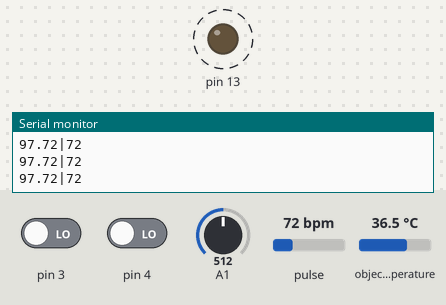
The sketch below on a simulated Arduino Uno, built with avr-gcc and run on an emulated ATmega328P. Shown: output pins drawn as LEDs (lit = HIGH), the last lines printed to the serial monitor. Dashed ring = blinking. The inputs (shaded band) are chosen by the test bench; at power-on: pulse 72 bpm, pin 3 LOW, pin 4 LOW, A1 = 512, object temperature 36.5 °C.

Above: at 19.1 s.
19.2 s: pulse set to 42 bpm
At 20.31 s:
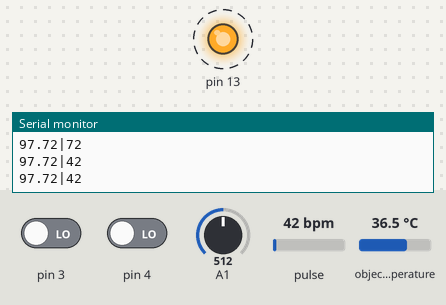
22.7 s: pulse set to 70 bpm
At 23.75 s:
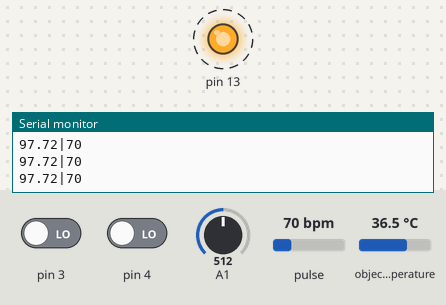
Timing chart, 0 to 32.2 s (numbered marks = the images above; inputs shaded):
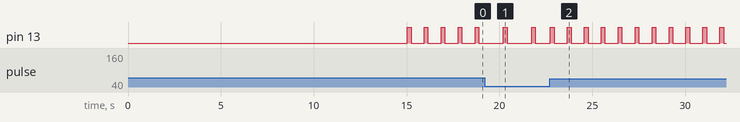

Measured:
- after the input at 19.2 s, pin 13: alternates HIGH for 0.20 s and LOW for 1.3 s, starting after 1.0 s
- after the input at 22.7 s, pin 13: alternates HIGH for 0.20 s and LOW for 0.71 s, starting at once

The sketch:

PH_Arduino.ino
```cpp
#include <Adafruit_MLX90614.h>
#include <Wire.h>
#define USE_ARDUINO_INTERRUPTS true    // Set-up low-level interrupts for most acurate BPM math.
#include <PulseSensorPlayground.h>     // Includes the PulseSensorPlayground Library.
Adafruit_MLX90614 mlx = Adafruit_MLX90614();


//  Variables
const int PulseWire = 0;       // PulseSensor PURPLE WIRE connected to ANALOG PIN 0
const int LED13 = 13;          // The on-board Arduino LED, close to PIN 13.
int Threshold = 550;
unsigned long currentMillis;
float T=0;
int B=0;

PulseSensorPlayground pulseSensor;

void setup() {
  pinMode(4,INPUT);
  pinMode(3,INPUT);
  Serial.begin(9600);
  mlx.begin();
  pulseSensor.analogInput(PulseWire);
  pulseSensor.blinkOnPulse(LED13);       //auto-magically blink Arduino's LED with heartbeat.
  pulseSensor.setThreshold(Threshold);

  // Double-check the "pulseSensor" object was created and "began" seeing a signal.
  if (pulseSensor.begin()) {
    //Serial.println("0|0");  //This prints one time at Arduino power-up,  or on Arduino reset.
  }

}

void loop() {

  if((digitalRead(3)==1)||(digitalRead(4)==1)){
    Serial.println("Null");
  }

  else
  {
    currentMillis=millis();
    while(millis()-currentMillis<=15000UL)
    {
      int Beat=analogRead(A1);
      Serial.println(String(Beat));
      delay(100);
    }
    Serial.println("-1");
    Serial.println("-1");
    while(true)
    {
      T=mlx.readObjectTempF();
      //Serial.println("test temp");
      int myBPM = pulseSensor.getBeatsPerMinute();  // Calls function on our pulseSensor object that returns BPM as an "int".
                                               // "myBPM" hold this BPM value now.

      if (pulseSensor.sawStartOfBeat()) {            // Constantly test to see if "a beat happened".                     // Print phrase "BPM: "
        B=myBPM;
        if (B<40)
        {
          B=0;
        }
        if (B>200)// Print the value inside of myBPM.
        {
          B=0;
        }
      }

      Serial.println(String(T)+"|"+String(B));
      delay(100);
    }


  }
  delay(10);
  Serial.end();
  delay(10);
}
```
